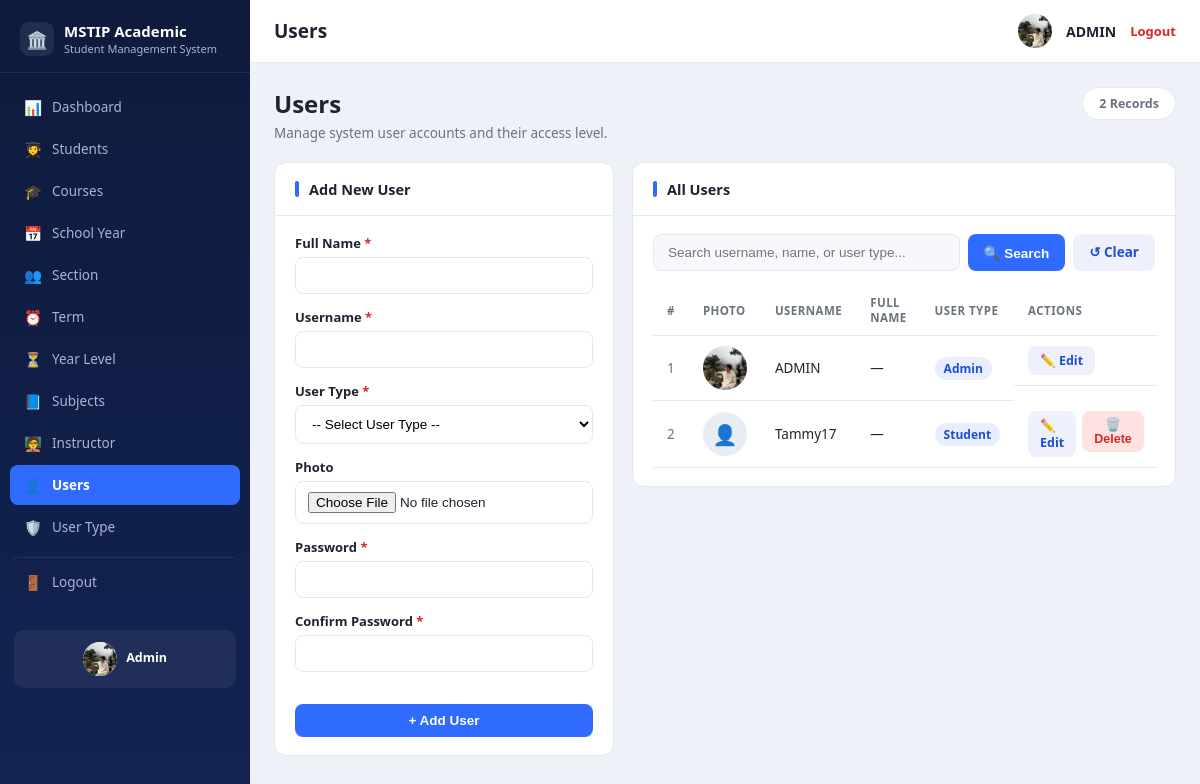
The app's page /users.php (signed in) with its own data.
### tables this page shows
CREATE TABLE `tbl_users` (
  `ID` int NOT NULL,
  `USERNAME` varchar(100) NOT NULL,
  `PASSWORD` varchar(100) NOT NULL,
  `FULLNAME` varchar(100) DEFAULT NULL,
  `tbl_usertype_id` int DEFAULT NULL,
  `date_created` datetime DEFAULT CURRENT_TIMESTAMP
);

CREATE TABLE `tbl_usertype` (
  `ID` int NOT NULL,
  `Usertype` varchar(100) NOT NULL
);

### users.php (the view, shortened to what this page needs)
<?php
require_once 'config.php';
require_once 'includes/user_photo.php';
$q = trim($_GET['q'] ?? '');
$sql = "
    SELECT u.*, ut.Usertype
    FROM tbl_users u
    LEFT JOIN tbl_usertype ut ON ut.ID = u.tbl_usertype_id
";
$params = [];
$sql .= " ORDER BY u.USERNAME ASC";
$stmt = $pdo->prepare($sql);
$stmt->execute($params);
$rows = $stmt->fetchAll();
$total = $pdo->query("SELECT COUNT(*) c FROM tbl_users")->fetch()['c'];
require_once 'includes/header.php';
?>
<div class="page-head">
  <div><h1>Users</h1><p>Manage system user accounts and their access level.</p></div>
  <span class="records-pill"><?= (int)$total ?> Records</span>
</div>
<div class="split-grid">
  <div class="panel-card">
    <div class="panel-card-head"><span class="bar"></span><h2>Add New User</h2></div>
    <div class="panel-card-body">
      <form method="POST" action="users.php" enctype="multipart/form-data">
        <div class="field">
          <label for="FULLNAME">Full Name <span class="req">*</span></label>
          <input type="text" id="FULLNAME" name="FULLNAME" required
                 value="<?= htmlspecialchars($_POST['FULLNAME'] ?? '') ?>">
        </div>
        <div class="field">
          <label for="USERNAME">Username <span class="req">*</span></label>
          <input type="text" id="USERNAME" name="USERNAME" required
                 value="<?= htmlspecialchars($_POST['USERNAME'] ?? '') ?>">
        </div>
        <div class="field">
          <label for="tbl_usertype_id">User Type <span class="req">*</span></label>
          <select id="tbl_usertype_id" name="tbl_usertype_id" required>
            <option value="">-- Select User Type --</option>
          </select>
        </div>
        <div class="field">
          <label for="imageUpload">Photo</label>
          <input type="file" id="imageUpload" name="imageUpload" accept="image/jpeg,image/png,image/gif">
        </div>
        <div class="field">
          <label for="PASSWORD">Password <span class="req">*</span></label>
          <input type="password" id="PASSWORD" name="PASSWORD" required minlength="6">
        </div>
        <div class="field">
          <label for="CONFIRM_PASSWORD">Confirm Password <span class="req">*</span></label>
          <input type="password" id="CONFIRM_PASSWORD" name="CONFIRM_PASSWORD" required minlength="6">
        </div>
        <button type="submit" class="btn btn-primary btn-block">+ Add User</button>
      </form>
    </div>
  </div>
  <div class="panel-card">
    <div class="panel-card-head"><span class="bar"></span><h2>All Users</h2></div>
    <div class="panel-card-body">
      <form method="GET" action="users.php" class="search-row">
        <input type="text" name="q" placeholder="Search username, name, or user type..." value="<?= htmlspecialchars($q) ?>">
        <button type="submit" class="btn btn-primary">🔍 Search</button>
        <a href="users.php" class="btn btn-secondary">↺ Clear</a>
      </form>
      <table class="table">
        <thead>
          <tr><th class="col-num">#</th><th>Photo</th><th>Username</th><th>Full Name</th><th>User Type</th><th>Actions</th></tr>
        </thead>
        <tbody>
          <?php foreach ($rows as $i => $r): ?>
            <tr>
              <td class="col-num"><?= $i + 1 ?></td>
              <td><?= userPhotoHtml($r['USERNAME']) ?></td>
              <td><?= htmlspecialchars($r['USERNAME']) ?></td>
              <td><?= htmlspecialchars($r['FULLNAME'] ?? '—') ?></td>
              <td><span class="badge badge-accent"><?= htmlspecialchars($r['Usertype'] ?? 'Unassigned') ?></span></td>
              <td class="actions">
                <a href="user_edit.php?id=<?= (int)$r['ID'] ?>" class="btn btn-small btn-secondary">✏️ Edit</a>
                <?php if ((int)$r['ID'] !== (int)$_SESSION['user_id']): ?>
                  <form method="POST" action="user_delete.php" style="display:inline"
                        onsubmit="return confirm('Delete this user account?');">
                    <button type="submit" class="btn btn-small btn-danger">🗑️ Delete</button>
                  </form>
                <?php endif; ?>
              </td>
            </tr>
          <?php endforeach; ?>
        </tbody>
      </table>
    </div>
  </div>
</div>
<?php require_once 'includes/footer.php'; ?>

### includes/user_photo.php (shortened to what this page needs)
<?php
function isSafeUsername(string $username): bool
{
    return (bool)preg_match('/^[A-Za-z0-9_.]{1,100}$/', $username) && strpos($username, '..') === false;
}
function userPhotoFile(string $username): ?string
{
    return isSafeUsername($username) ? USER_PHOTO_DIR . $username . USER_PHOTO_EXT : null;
}
function userPhotoUrl(?string $username): ?string
{
    $f = userPhotoFile($username);
    return ($f && is_file($f)) ? USER_PHOTO_URL . rawurlencode($username) . USER_PHOTO_EXT . '?v=' . filemtime($f) : null;
}
function userPhotoHtml(?string $username, string $class = 'thumb'): string
{
    $url = userPhotoUrl($username);
    if ($url) {
        return '<img class="' . $class . '" src="' . htmlspecialchars($url) . '" alt="' . htmlspecialchars($username) . '">';
    }
    return '<span class="' . $class . ' thumb-ph">👤</span>';
}

### assets/css/style.css (style rules this page uses)
:root { --sidebar-bg:#0e1b3d; --sidebar-bg-2:#132352; --sidebar-text:#aab4d4; --sidebar-active:#2f6bff; --bg:#eef1f8; --card:#ffffff; --border:#e5e8f0; --text:#1f2430; --muted:#6b7280; --danger:#dc2626; --danger-bg:#fee2e2; --success:#16a34a; --success-bg:#dcfce7; --accent:#2f6bff; --accent-dark:#1d4ed8; --sidebar-w:250px; }
* { box-sizing:border-box; }
body { margin:0; font-family:"Segoe UI",Roboto,Arial,sans-serif; background:var(--bg); color:var(--text); }
.btn-block { width:100%;margin-top:18px; }
.page-head { display:flex;justify-content:space-between;align-items:flex-start;margin-bottom:20px;gap:12px;flex-wrap:wrap; }
.page-head h1 { font-size:24px;margin:0 0 4px;font-weight:800; }
.page-head p { margin:0;color:var(--muted);font-size:13.5px; }
.records-pill { background:#fff;border:1px solid var(--border);border-radius:999px;padding:7px 16px; font-size:12.5px;font-weight:600;color:var(--muted);white-space:nowrap; }
.split-grid { display:grid;grid-template-columns:340px 1fr;gap:18px;align-items:start; }
.panel-card { background:var(--card);border:1px solid var(--border);border-radius:12px;overflow:hidden; }
.panel-card-head { display:flex;align-items:center;gap:10px;padding:16px 20px;border-bottom:1px solid var(--border); }
.panel-card-head .bar { width:4px;height:16px;border-radius:2px;background:var(--accent); }
.panel-card-head h2 { font-size:14.5px;margin:0;font-weight:700; }
.panel-card-body { padding:18px 20px; }
.table { width:100%;border-collapse:collapse;font-size:13.5px; }
.table th,.table td { text-align:left;padding:10px 14px;border-bottom:1px solid var(--border); }
.table th { color:var(--muted);font-weight:600;font-size:11.5px;text-transform:uppercase;letter-spacing:.04em; }
.col-num { width:36px;color:var(--muted); }
.search-row { display:flex;gap:8px;margin-bottom:14px; }
.search-row input { flex:1;padding:10px 14px;border:1px solid var(--border);border-radius:8px;font-size:13.5px;background:#f7f8fc; }
.btn { display:inline-block;border:none;border-radius:8px;padding:9px 16px;font-size:13.5px; font-weight:600;cursor:pointer;text-decoration:none; }
.btn-primary { background:var(--accent);color:#fff; }
.btn-secondary { background:#eef1fb;color:var(--accent-dark); }
.btn-danger { background:var(--danger-bg);color:var(--danger); }
.btn-small { padding:6px 12px;font-size:12.5px; }
.btn-block { width:100%; }
.actions { display:flex;gap:6px; }
.field { margin-bottom:14px; }
.field label { display:block;font-size:13px;font-weight:600;margin-bottom:5px; }
.field label .req { color:var(--danger); }
.field input,.field select,.field textarea { width:100%;padding:10px 12px;border:1px solid var(--border);border-radius:8px;font-size:13.5px;background:#fff; }
.badge { padding:3px 9px;border-radius:999px;font-size:12px;font-weight:600; }
.badge-accent { background:#e8eefe;color:var(--accent-dark); }
.thumb { width:44px;height:44px;border-radius:50%;object-fit:cover;background:#e8ecf3;display:inline-block;vertical-align:middle; }
.thumb-sm { width:34px;height:34px;font-size:16px; }
.sidebar-foot .thumb-sm { vertical-align:middle;margin-right:6px; }
.thumb-ph { display:inline-flex;align-items:center;justify-content:center;color:#7b8794;font-size:20px; }

### records on screen
tbl_users: USERNAME (picture), USERNAME "ADMIN", FULLNAME "—", tbl_usertype.Usertype "Admin"
tbl_users: USERNAME "Tammy17", FULLNAME "—", tbl_usertype.Usertype "Student"

### other values on screen
$icon "📊"
$label "Dashboard"
$icon "🧑‍🎓"
$label "Students"
$icon "🎓"
$label "Courses"
$icon "📅"
$label "School Year"
$icon "👥"
$label "Section"
$icon "⏰"
$label "Term"
$icon "⏳"
$label "Year Level"
$icon "📘"
